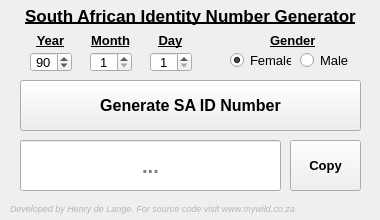
<?xml version="1.0" encoding="UTF-8"?>
<ui version="4.0">
 <class>MainWindow</class>
 <widget class="QMainWindow" name="MainWindow">
  <property name="geometry">
   <rect>
    <x>0</x>
    <y>0</y>
    <width>380</width>
    <height>220</height>
   </rect>
  </property>
  <property name="minimumSize">
   <size>
    <width>380</width>
    <height>220</height>
   </size>
  </property>
  <property name="maximumSize">
   <size>
    <width>380</width>
    <height>220</height>
   </size>
  </property>
  <property name="windowTitle">
   <string>SA ID Generator v1.0</string>
  </property>
  <widget class="QWidget" name="centralWidget">
   <widget class="QPushButton" name="pushButton">
    <property name="geometry">
     <rect>
      <x>20</x>
      <y>80</y>
      <width>341</width>
      <height>51</height>
     </rect>
    </property>
    <property name="font">
     <font>
      <pointsize>12</pointsize>
      <weight>75</weight>
      <bold>true</bold>
     </font>
    </property>
    <property name="cursor">
     <cursorShape>PointingHandCursor</cursorShape>
    </property>
    <property name="text">
     <string>Generate SA ID Number</string>
    </property>
   </widget>
   <widget class="QSpinBox" name="spnYear">
    <property name="geometry">
     <rect>
      <x>30</x>
      <y>52</y>
      <width>42</width>
      <height>20</height>
     </rect>
    </property>
    <property name="font">
     <font>
      <pointsize>10</pointsize>
     </font>
    </property>
    <property name="cursor">
     <cursorShape>PointingHandCursor</cursorShape>
    </property>
    <property name="alignment">
     <set>Qt::AlignCenter</set>
    </property>
    <property name="value">
     <number>90</number>
    </property>
   </widget>
   <widget class="QSpinBox" name="spnMonth">
    <property name="geometry">
     <rect>
      <x>90</x>
      <y>52</y>
      <width>42</width>
      <height>20</height>
     </rect>
    </property>
    <property name="font">
     <font>
      <pointsize>10</pointsize>
     </font>
    </property>
    <property name="cursor">
     <cursorShape>PointingHandCursor</cursorShape>
    </property>
    <property name="alignment">
     <set>Qt::AlignCenter</set>
    </property>
    <property name="minimum">
     <number>1</number>
    </property>
    <property name="maximum">
     <number>12</number>
    </property>
   </widget>
   <widget class="QSpinBox" name="spnDay">
    <property name="geometry">
     <rect>
      <x>150</x>
      <y>52</y>
      <width>42</width>
      <height>20</height>
     </rect>
    </property>
    <property name="font">
     <font>
      <pointsize>10</pointsize>
     </font>
    </property>
    <property name="cursor">
     <cursorShape>PointingHandCursor</cursorShape>
    </property>
    <property name="alignment">
     <set>Qt::AlignCenter</set>
    </property>
    <property name="minimum">
     <number>1</number>
    </property>
    <property name="maximum">
     <number>31</number>
    </property>
   </widget>
   <widget class="QLineEdit" name="txtID">
    <property name="geometry">
     <rect>
      <x>20</x>
      <y>140</y>
      <width>261</width>
      <height>51</height>
     </rect>
    </property>
    <property name="font">
     <font>
      <pointsize>15</pointsize>
      <weight>75</weight>
      <bold>true</bold>
      <stylestrategy>PreferAntialias</stylestrategy>
     </font>
    </property>
    <property name="alignment">
     <set>Qt::AlignCenter</set>
    </property>
    <property name="readOnly">
     <bool>true</bool>
    </property>
    <property name="placeholderText">
     <string>...</string>
    </property>
   </widget>
   <widget class="QRadioButton" name="rdbMale">
    <property name="geometry">
     <rect>
      <x>300</x>
      <y>50</y>
      <width>51</width>
      <height>21</height>
     </rect>
    </property>
    <property name="font">
     <font>
      <pointsize>10</pointsize>
     </font>
    </property>
    <property name="cursor">
     <cursorShape>PointingHandCursor</cursorShape>
    </property>
    <property name="text">
     <string>Male</string>
    </property>
   </widget>
   <widget class="QRadioButton" name="rdbFemale">
    <property name="geometry">
     <rect>
      <x>230</x>
      <y>50</y>
      <width>61</width>
      <height>21</height>
     </rect>
    </property>
    <property name="font">
     <font>
      <pointsize>10</pointsize>
     </font>
    </property>
    <property name="cursor">
     <cursorShape>PointingHandCursor</cursorShape>
    </property>
    <property name="text">
     <string>Female</string>
    </property>
    <property name="checked">
     <bool>true</bool>
    </property>
   </widget>
   <widget class="QLabel" name="label">
    <property name="geometry">
     <rect>
      <x>10</x>
      <y>5</y>
      <width>361</width>
      <height>21</height>
     </rect>
    </property>
    <property name="font">
     <font>
      <pointsize>13</pointsize>
      <weight>75</weight>
      <bold>true</bold>
      <underline>true</underline>
     </font>
    </property>
    <property name="text">
     <string>South African Identity Number Generator</string>
    </property>
    <property name="alignment">
     <set>Qt::AlignCenter</set>
    </property>
   </widget>
   <widget class="QLabel" name="label_2">
    <property name="geometry">
     <rect>
      <x>270</x>
      <y>30</y>
      <width>61</width>
      <height>21</height>
     </rect>
    </property>
    <property name="font">
     <font>
      <pointsize>10</pointsize>
      <weight>75</weight>
      <bold>true</bold>
      <underline>true</underline>
     </font>
    </property>
    <property name="text">
     <string>Gender</string>
    </property>
   </widget>
   <widget class="QLabel" name="label_3">
    <property name="geometry">
     <rect>
      <x>30</x>
      <y>30</y>
      <width>41</width>
      <height>21</height>
     </rect>
    </property>
    <property name="font">
     <font>
      <pointsize>10</pointsize>
      <weight>75</weight>
      <bold>true</bold>
      <underline>true</underline>
     </font>
    </property>
    <property name="text">
     <string>Year</string>
    </property>
    <property name="alignment">
     <set>Qt::AlignCenter</set>
    </property>
   </widget>
   <widget class="QLabel" name="label_4">
    <property name="geometry">
     <rect>
      <x>90</x>
      <y>30</y>
      <width>41</width>
      <height>21</height>
     </rect>
    </property>
    <property name="font">
     <font>
      <pointsize>10</pointsize>
      <weight>75</weight>
      <bold>true</bold>
      <underline>true</underline>
     </font>
    </property>
    <property name="text">
     <string>Month</string>
    </property>
    <property name="alignment">
     <set>Qt::AlignCenter</set>
    </property>
   </widget>
   <widget class="QLabel" name="label_5">
    <property name="geometry">
     <rect>
      <x>150</x>
      <y>30</y>
      <width>41</width>
      <height>21</height>
     </rect>
    </property>
    <property name="font">
     <font>
      <pointsize>10</pointsize>
      <weight>75</weight>
      <bold>true</bold>
      <underline>true</underline>
     </font>
    </property>
    <property name="text">
     <string>Day</string>
    </property>
    <property name="alignment">
     <set>Qt::AlignCenter</set>
    </property>
   </widget>
   <widget class="QLabel" name="label_6">
    <property name="geometry">
     <rect>
      <x>10</x>
      <y>200</y>
      <width>361</width>
      <height>16</height>
     </rect>
    </property>
    <property name="font">
     <font>
      <pointsize>7</pointsize>
      <italic>true</italic>
     </font>
    </property>
    <property name="styleSheet">
     <string notr="true">color: rgb(182, 182, 182);</string>
    </property>
    <property name="text">
     <string>Developed by Henry de Lange. For source code visit www.mywild.co.za</string>
    </property>
   </widget>
   <widget class="QPushButton" name="btnCopy">
    <property name="geometry">
     <rect>
      <x>290</x>
      <y>140</y>
      <width>71</width>
      <height>51</height>
     </rect>
    </property>
    <property name="font">
     <font>
      <pointsize>10</pointsize>
      <weight>75</weight>
      <bold>true</bold>
     </font>
    </property>
    <property name="cursor">
     <cursorShape>PointingHandCursor</cursorShape>
    </property>
    <property name="text">
     <string>Copy</string>
    </property>
   </widget>
  </widget>
 </widget>
 <layoutdefault spacing="6" margin="11"/>
 <resources/>
 <connections/>
</ui>
